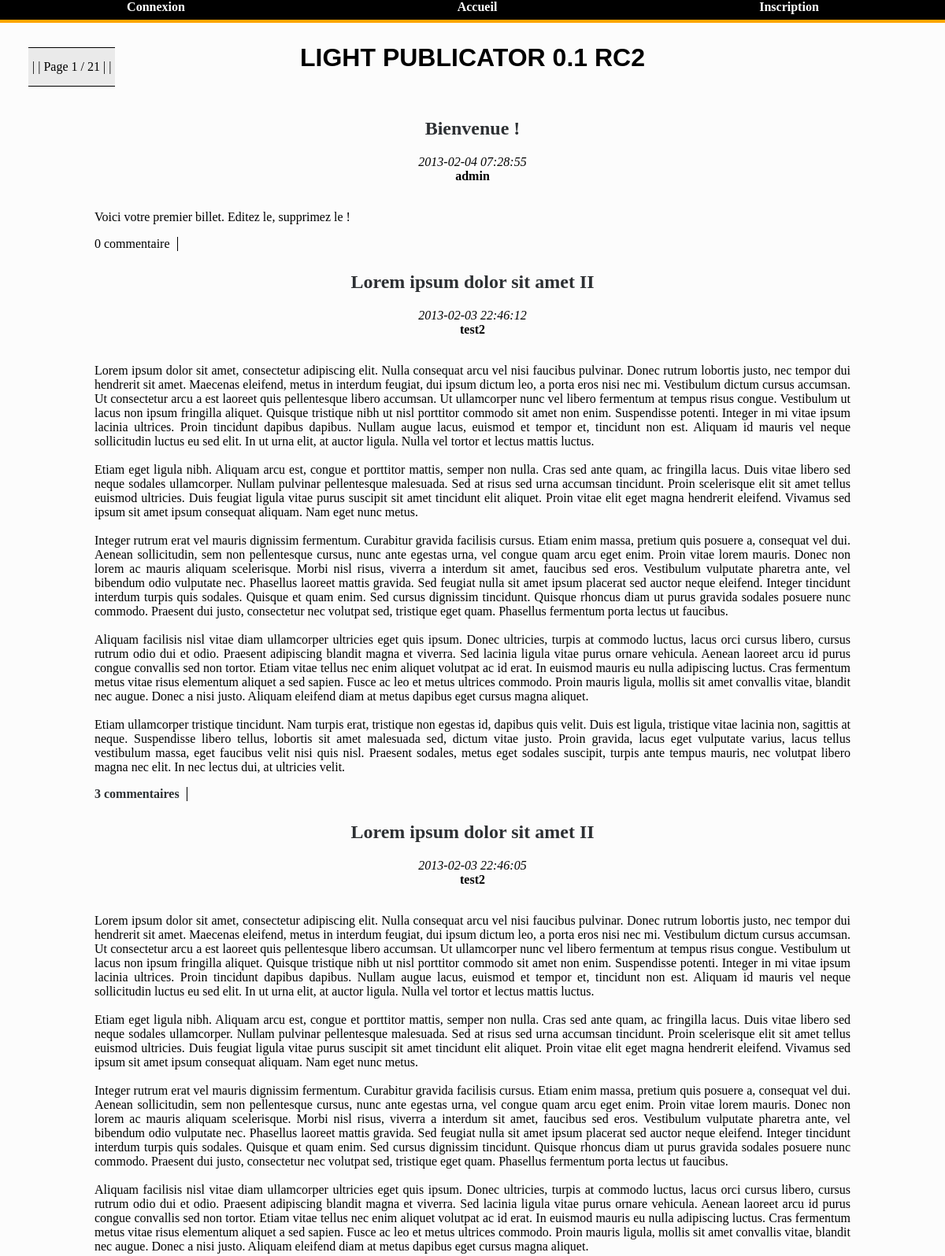
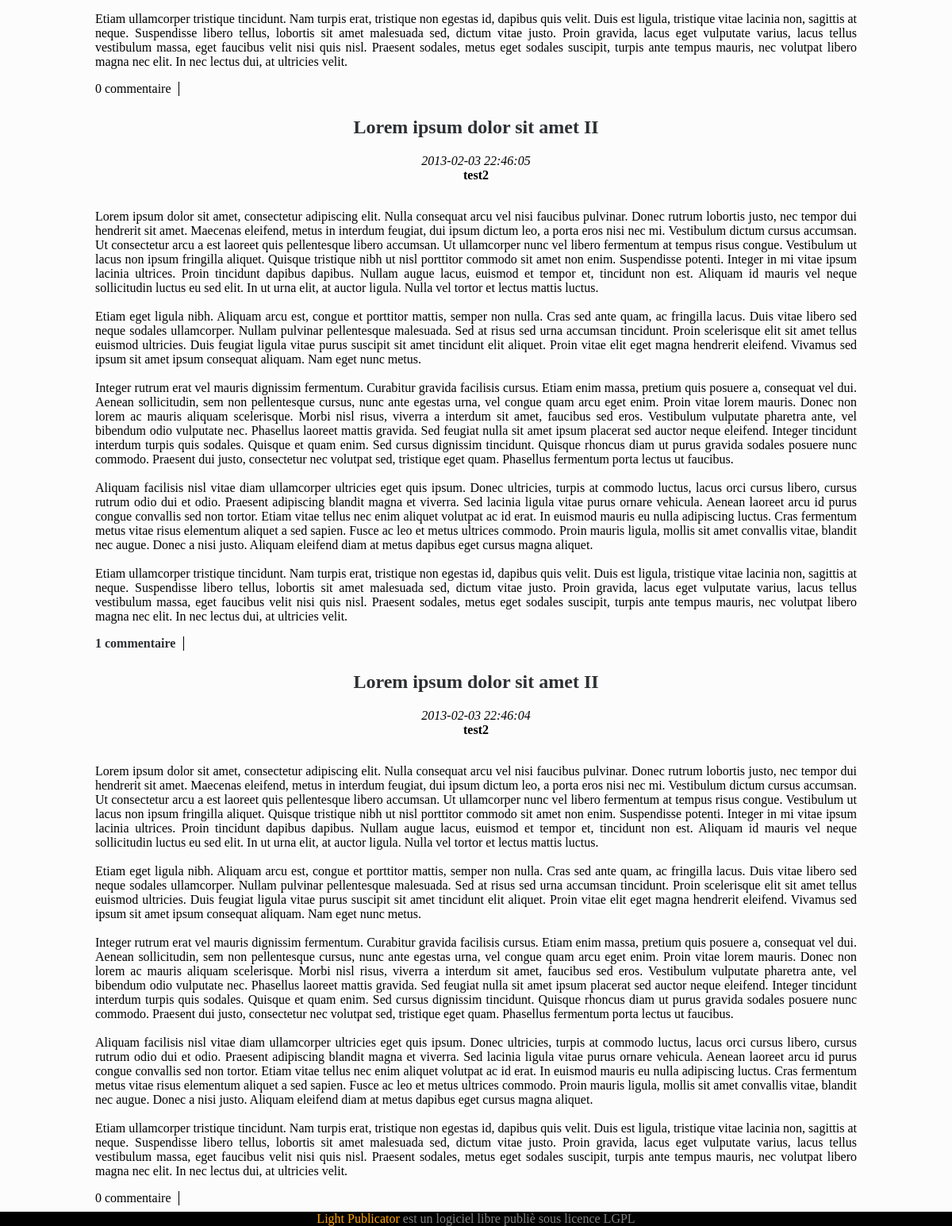
The page / on the database its author committed (2 pictures, top to bottom).
### tables this page shows
CREATE TABLE IF NOT EXISTS `dev_billets` (
  `id` int(11) NOT NULL AUTO_INCREMENT,
  `id_auteur` int(11) DEFAULT NULL COMMENT 'id de la table auteur',
  `edit` int(11) NOT NULL DEFAULT '0',
  `date` timestamp NOT NULL DEFAULT CURRENT_TIMESTAMP,
  `date_edit` datetime DEFAULT NULL,
  `titre` varchar(255) DEFAULT NULL,
  `contenu` longtext,
  PRIMARY KEY (`id`),
  UNIQUE KEY `id` (`id`)
);

CREATE TABLE IF NOT EXISTS `dev_users` (
  `id` int(11) NOT NULL AUTO_INCREMENT,
  `pseudo` varchar(25) NOT NULL,
  `prenom` varchar(25) DEFAULT NULL,
  `nom` varchar(25) DEFAULT NULL,
  `genre` varchar(10) DEFAULT NULL,
  `email` varchar(40) DEFAULT NULL,
  `password` varchar(255) NOT NULL,
  `level` tinyint(1) NOT NULL DEFAULT '1',
  `date_inscription` timestamp NOT NULL DEFAULT CURRENT_TIMESTAMP,
  `id_style` tinyint(2) NOT NULL DEFAULT '1' COMMENT 'Feuille css choisie',
  `id_language` tinyint(2) NOT NULL DEFAULT '1' COMMENT 'Id de la table languages',
  PRIMARY KEY (`id`),
  UNIQUE KEY `id` (`id`)
);

### language/fr.php (called while the page is built, shortened)
<?php
	$lang_home 			= 'Accueil' ;
	$lang_connect		= 'Connexion' ;
	$lang_inscription	= 'Inscription' ;
	$lang_page			= 'Page' ;
?>

### functions/function_config.php (called while the page is built, shortened)
<?php
		function etat ()
		{
			if ( array_key_exists('user_id', $_SESSION) )
			{
				return TRUE ;
			}
			ELSE
			{
				return FALSE ;
			}
		}
		function inscription_activation ($talk = FALSE)
		{
			IF ( $talk == FALSE )
			{
				IF ( $GLOBALS['site_config']['inscription'] == 0 )
				{ return FALSE ; }
				ELSEIF ( $GLOBALS['site_config']['inscription'] == 1 )
				{ return TRUE ; }
			}
		}
		function calc_nombre_articles ()
		{
			$bdd = $GLOBALS['bdd'] ;
			$bdd_tables = $GLOBALS['bdd_tables'] ;
			$count_article_query = $bdd->query('SELECT COUNT(`id`) FROM ' . $bdd_tables['billets'] . ';') ;
			$count_article_array = $count_article_query->fetch(PDO::FETCH_NUM) ;
			return $count_article_array['0'] ;
		}
		function id_auteur_translation ($id_auteur)
		{
			$bdd = $GLOBALS['bdd'] ;
			$bdd_tables = $GLOBALS['bdd_tables'] ;
			IF ( ctype_digit($id_auteur) )
			{
				$user_search_query = $bdd->prepare('SELECT `pseudo` FROM ' . $bdd_tables['users'] . '  WHERE `id` = ? ;') ;
				$user_search_query->execute	(
												array($id_auteur)
											) ;
				$user_search_array = $user_search_query->fetch(PDO::FETCH_NUM) ;
				return $user_search_array['0'] ; ;
			}
		}
		function nbr_comments ($article_id)
		{
			$bdd = $GLOBALS['bdd'] ;
			$bdd_tables = $GLOBALS['bdd_tables'] ;
			$nbr_comments_query = $bdd->prepare('SELECT COUNT(`id`) FROM ' . $bdd_tables['comments'] . ' WHERE `id_billet` = :billetid ;') ;
			$nbr_comments_query->execute(array ( 'billetid' => $article_id ) ) ;
			$nbr_comments_array = $nbr_comments_query->fetch(PDO::FETCH_NUM) ;
			IF ( $nbr_comments_array['0'] <= 1 )
			{	$result['affichage'] = $nbr_comments_array['0'].' '.$GLOBALS['lang_nbr_comment_singulier'] ;	}
			IF ( $nbr_comments_array['0'] > 1 )
			{	$result['affichage'] =  $nbr_comments_array['0'].' '.$GLOBALS['lang_nbr_comments_pluriel'] ;	}
			$result['nbr'] = $nbr_comments_array['0'] ;
			return $result ;
		}
?>

### functions/function_interface.php (called while the page is built, shortened)
<?php
		function get_site_title ()
		{
			return $GLOBALS['site_config']['site_title'] ;
		}
		function get_site_copyright ()
		{
			return $GLOBALS['site_config']['copyright'] ;
		}
		function user_style ($default_only = FALSE)
		{
			$bdd = $GLOBALS['bdd'] ;
			$bdd_tables = $GLOBALS['bdd_tables'] ;
			IF (etat() == FALSE OR $default_only == TRUE)
			{
				$style_default = $GLOBALS['site_config']['default_style'] ;
				$style_detail_query = $bdd->query('SELECT `fichier_css`, `nom` FROM ' . $bdd_tables['styles'] . '  WHERE `id` = \'' . $style_default . '\' ;') ;
				$style_detail_array = $style_detail_query->fetch(PDO::FETCH_NUM) ;
				$result = $style_detail_array['0'] ;
			}
			ELSEIF ( etat() )
			{
				$user_array = $GLOBALS['member_infos']['id_style'] ;
				$style_perso_query = $bdd->query('SELECT `fichier_css` FROM ' . $bdd_tables['styles'] . ' WHERE `id` = ' . $user_array . ' ;') ;
				$style_perso_array = $style_perso_query->fetch(PDO::FETCH_NUM) ;
				$result = $style_perso_array['0'] ;
			}
			return $result ;
			}
?>

### functions/function_view.php (the view, shortened to what this page needs)
<?php
		function show_site_nbr_articles ()
		{
			return $GLOBALS['site_config']['index_nbr_articles'] ;
		}
		function show_index_articles ($page = 1, $affichage = TRUE)
		{
			$bdd = $GLOBALS['bdd'] ;
			$bdd_tables = $GLOBALS['bdd_tables'] ;
			$site_nbr_articles = show_site_nbr_articles() ;
			$start = $page * $site_nbr_articles - $site_nbr_articles ;
			IF ( $affichage == TRUE )
			{
				$show_index_articles_query = $bdd->query('SELECT * FROM  ' . $bdd_tables['billets'] . ' ORDER BY `date` DESC LIMIT ' . $start . ',' . $site_nbr_articles . ';') ;
				while ( $show_index_articles_array = $show_index_articles_query->fetch(PDO::FETCH_ASSOC) )
				{
					$comment = nbr_comments($show_index_articles_array['id']) ;
					IF ( $comment['nbr'] > 0 )
					{
						$lien_comments1 = '<a href="index.php?article=' . $show_index_articles_array['id'] . '#comments">' ;
						$lien_comments2 = '</a>' ;
					}
					ELSE
					{
						$lien_comments1 = NULL ;
						$lien_comments2 = NULL ;
					}
					 echo	'<article>' .
							'<header class="article_header">
								<h2>
									<a href="index.php?article=' . $show_index_articles_array['id'] . '">' . $show_index_articles_array['titre'] . '</a>
								</h2>' .
								'<div class="articles_infos articles_infos_date" >' .
									$show_index_articles_array['date'] .
								'</div>' .
								'<div class="articles_infos articles_infos_auteur" >' .
									id_auteur_translation($show_index_articles_array['id_auteur']) . '<br/><br/>' . '
								</div>
							</header>
							<div class="index_article_content" >' .
							$show_index_articles_array['contenu'] .
							'</div>
							<div class="index_article_edit" >&nbsp;
							<div class="index_article_comments" >'.
									$lien_comments1.
									$comment['affichage'].$lien_comments2.'
							</div>'
							;
					echo '</div></article>' ;
				}
			}
			ELSE
			{
			 $result = ceil( calc_nombre_articles() / $site_nbr_articles ) ;
			 return $result ;
			}
		}
?>

### index.php (shortened to what this page needs)
<?php
		include("functions/function_config.php") ;
		include("functions/function_interface.php") ;
		include("functions/function_view.php") ;
			$nbr_total_pages = show_index_articles(NULL , FALSE) ;
			$show_message = FALSE ;
			IF ( etat() == FALSE )
			{
				$contenu_bouton_connexion = '<a href="index.php?connect=on">' . $lang_connect . '</a>' ;
			}
			ELSE
			{
				$contenu_bouton_connexion = '<a href="index.php?connect=off">' . $lang_disconnect . '</a>'  ;
			}
		include("view/head_html.php") ;
		include("body_process.php") ;
		echo '</html>' ;
?>

### view/head_html.php (shortened to what this page needs)
<!DOCTYPE HTML>
<html>
<head>
	<link rel="stylesheet" type="text/css" href="style/<?php echo user_style() ; ?>" />
</head>

### body_process.php (shortened to what this page needs)
<body>
	<div id="wrapper">
		<?php
			include("view/top.php") ;
					IF (
							(
								array_key_exists('connect', $_GET) AND
								isset($_GET) AND
								$_GET['connect'] == 'on' AND
								etat() == FALSE
							)
							OR
							(
								isset($_POST['id_identifiant']) AND
								isset($_POST['id_password']) AND
								etat() == FALSE
							)
						)
					{
						include("view/content_connect.php") ;
					}
					ELSEIF (
								(
									isset($_POST['id_identifiant']) AND
									isset($_POST['id_password']) AND
									etat() == TRUE
								)
								OR
								(
									array_key_exists('connect', $_GET) AND
									isset($_GET) AND
									$_GET['connect'] == 'off' AND
									etat() == FALSE
								)
								OR
								(
									$show_message == TRUE OR array_key_exists('message', $_GET)
								)
							)
					{
						include("view/content_message.php") ;
					}
					ELSEIF 	(	inscription_activation() AND
								(( array_key_exists('inscription', $_GET) AND isset($_GET) AND $_GET['inscription'] == 'on' AND etat() == FALSE ) OR
								( isset($profilage_fails_list) AND array_key_exists('edit_ucp_candidate', $_POST) == FALSE ))
							)
					{
						include("view/content_inscription.php") ;
					}
					ELSEIF ( array_key_exists('article', $_GET) AND isset($_GET) AND ctype_digit($_GET['article']) )
					{
						include("view/content_article.php") ;
					}
					ELSEIF ( isset($_GET) AND array_key_exists('module', $_GET) AND $_GET['module'] == 'ucp' AND etat() == TRUE )
					{
						include("view/content_ucp.php") ;
					}
					ELSE
					{
						include("view/content_index.php") ;
					}
			include("view/footer.php") ;
		?>
	</div>
</body>

### view/top.php (shortened to what this page needs)
<div id="top">
	<?php
		include("top_header.php") ;
		include("top_nav.php") ;
	?>
	</div>

### view/top_header.php (shortened to what this page needs)
<header id="site_header">
	<div id="site-title">
		<h1><?php echo get_site_title() ; ?></h1>
	</div>
</header>

### view/top_nav.php (shortened to what this page needs)
<nav>
	<div class="blocs-nav" id="bloc-nav-inscription"><?php IF ( etat() == FALSE AND inscription_activation() ) { echo '<a href="index.php?inscription=on">' . $lang_inscription . '</a>' ; } ?></div>
	<div class="blocs-nav" id="bloc-nav-home"><a href="index.php"><?php echo $lang_home ; ?></a></div>
	<div class="blocs-nav blocs-nav-users" id="bloc-nav-connect"><?php IF ( etat() == FALSE ) { echo $contenu_bouton_connexion ; } ?></div>
</nav>

### view/content_index.php (shortened to what this page needs)
<div id="content">
	<div id="contenu">
		<?php
			show_index_articles($page) ;
		?>
	</div>
	<div id="choix_page">
		<?php
		$proxim_page = repond_ama_page_position ($nbr_total_pages, $page) ;
		echo
			'<div class="detail_num_page" id="debut_pagination">' . $proxim_page['debut'] . ' | </div>' .
			'<div class="detail_num_page" id="precedente_pagination">' . $proxim_page['precedente'].' | '.$lang_page.' </div>' .
			'<div class="detail_num_page" id="actuelle_pagination">'.$page . ' / </div>' .
			'<div class="detail_num_page" id="nbr_pagination">' . $nbr_total_pages . ' | </div>' .
			'<div class="detail_num_page" id="suivante_pagination">' . $proxim_page['suivante'] . ' | </div>' .
			'<div class="detail_num_page" id="fin_pagination">' . $proxim_page['fin'] . '</div>'
			;
		?>
	</div>
</div>

### view/footer.php (shortened to what this page needs)
<footer>
		<?php echo get_site_copyright() ; ?>
</footer>

### style/10339.css (style rules this page uses)
body { background-color:#FCFCFC; margin:0px 0px 0px 0px; }
#wrapper { margin:0px 0px; width:100%; min-width:600px; }
#top { position:fixed; }
#site_header { background-color:#FCFCFC; width:100%; top:24px; position:fixed; padding-top:10px; padding-bottom:20px; font-weight:bold; }
#site-title { width:100%; text-align:center; font-family:Impact, Charcoal, sans-serif ; }
nav { height:25px; width:100%; border-bottom:1px solid; margin-top:0px; top:0px; position:fixed; color:white; background-color:black; font-weight:bold; border-bottom:4px solid; border-color:orange; }
nav a:link { color:white; text-decoration:none; }
.blocs-nav { width:33%; display:inline; text-align:center; margin-top:0px; float:right; }
.blocs-nav-users { float:left; }
#content { clear:both; margin-top:150px; text-align:center; }
footer { clear:both; width:100%; background-color:black; color:grey; bottom:0; position:fixed; margin:0px; text-align:center; }
footer a:link { color:orange; text-decoration:none; }
article { text-align:center; margin: 5% auto 5% auto ; width:80%; }
h2 a:link { color:#2D3033; text-decoration:none; }
.index_article_content { text-align:justify; }
.articles_infos_date { font-style:italic; }
.articles_infos_auteur { font-weight:bold; }
#choix_page { margin-left:3%; border-top:1px solid; border-bottom:1px solid; top:60px; position:fixed; padding:5px; padding-top:15px; padding-bottom:15px; background-color:#EAEAEA; }
.detail_num_page { display:inline; }
.index_article_edit a:link { color:#2D3033; text-decoration:none; font-weight:bold; }
.index_article_edit { width:100%; float:right; }
.index_article_comments { float:left; padding-right:1%; border-right:1px solid; }

### rows shown on the page
dev_billets: titre "Bienvenue !", date "2013-02-04 07:28:55", id_auteur.pseudo "admin", contenu "Voici votre premier billet. Editez le, supprimez le !", affichage "0 commentaire"
dev_billets: titre "Lorem ipsum dolor sit amet II", date "2013-02-03 22:46:12", id_auteur.pseudo "test2", contenu "Lorem ipsum dolor sit amet, consectetur adipiscing elit. Nulla consequat arcu vel nisi faucibus pulvinar. Donec rutrum lobortis justo, nec tempor dui hendrerit sit amet. Maecenas eleifend, metus in interdum feugiat, dui ipsum dictum leo, a porta eros nisi nec mi. Vestibulum dictum cursus accumsan. Ut consectetur arcu a est laoreet quis pellentesque libero accumsan. Ut ullamcorper nunc vel libero fermentum at tempus risus congue. Vestibulum ut lacus non ipsum fringilla aliquet. Quisque tristique nibh ut nisl porttitor commodo sit amet non enim. Suspendisse potenti. Integer in mi vitae ipsum lacinia ultrices. Proin tincidunt dapibus dapibus. Nullam augue lacus, euismod et tempor et, tincidunt…", affichage "3 commentaires"
dev_billets: titre "Lorem ipsum dolor sit amet II", date "2013-02-03 22:46:05", id_auteur.pseudo "test2", contenu "Lorem ipsum dolor sit amet, consectetur adipiscing elit. Nulla consequat arcu vel nisi faucibus pulvinar. Donec rutrum lobortis justo, nec tempor dui hendrerit sit amet. Maecenas eleifend, metus in interdum feugiat, dui ipsum dictum leo, a porta eros nisi nec mi. Vestibulum dictum cursus accumsan. Ut consectetur arcu a est laoreet quis pellentesque libero accumsan. Ut ullamcorper nunc vel libero fermentum at tempus risus congue. Vestibulum ut lacus non ipsum fringilla aliquet. Quisque tristique nibh ut nisl porttitor commodo sit amet non enim. Suspendisse potenti. Integer in mi vitae ipsum lacinia ultrices. Proin tincidunt dapibus dapibus. Nullam augue lacus, euismod et tempor et, tincidunt…", affichage "0 commentaire"
dev_billets: titre "Lorem ipsum dolor sit amet II", date "2013-02-03 22:46:05", id_auteur.pseudo "test2", contenu "Lorem ipsum dolor sit amet, consectetur adipiscing elit. Nulla consequat arcu vel nisi faucibus pulvinar. Donec rutrum lobortis justo, nec tempor dui hendrerit sit amet. Maecenas eleifend, metus in interdum feugiat, dui ipsum dictum leo, a porta eros nisi nec mi. Vestibulum dictum cursus accumsan. Ut consectetur arcu a est laoreet quis pellentesque libero accumsan. Ut ullamcorper nunc vel libero fermentum at tempus risus congue. Vestibulum ut lacus non ipsum fringilla aliquet. Quisque tristique nibh ut nisl porttitor commodo sit amet non enim. Suspendisse potenti. Integer in mi vitae ipsum lacinia ultrices. Proin tincidunt dapibus dapibus. Nullam augue lacus, euismod et tempor et, tincidunt…", affichage "1 commentaire"
dev_billets: titre "Lorem ipsum dolor sit amet II", date "2013-02-03 22:46:04", id_auteur.pseudo "test2", contenu "Lorem ipsum dolor sit amet, consectetur adipiscing elit. Nulla consequat arcu vel nisi faucibus pulvinar. Donec rutrum lobortis justo, nec tempor dui hendrerit sit amet. Maecenas eleifend, metus in interdum feugiat, dui ipsum dictum leo, a porta eros nisi nec mi. Vestibulum dictum cursus accumsan. Ut consectetur arcu a est laoreet quis pellentesque libero accumsan. Ut ullamcorper nunc vel libero fermentum at tempus risus congue. Vestibulum ut lacus non ipsum fringilla aliquet. Quisque tristique nibh ut nisl porttitor commodo sit amet non enim. Suspendisse potenti. Integer in mi vitae ipsum lacinia ultrices. Proin tincidunt dapibus dapibus. Nullam augue lacus, euismod et tempor et, tincidunt…", affichage "0 commentaire"

### other values the page prints
get_site_title() "LIGHT PUBLICATOR 0.1 RC2"
$lang_inscription "Inscription"
$lang_home "Accueil"
$lang_connect "Connexion"
$lang_page "Page"
$page "1"
$nbr_total_pages "21"
get_site_copyright() "Light Publicator est un logiciel libre publiè sous licence LGPL"
